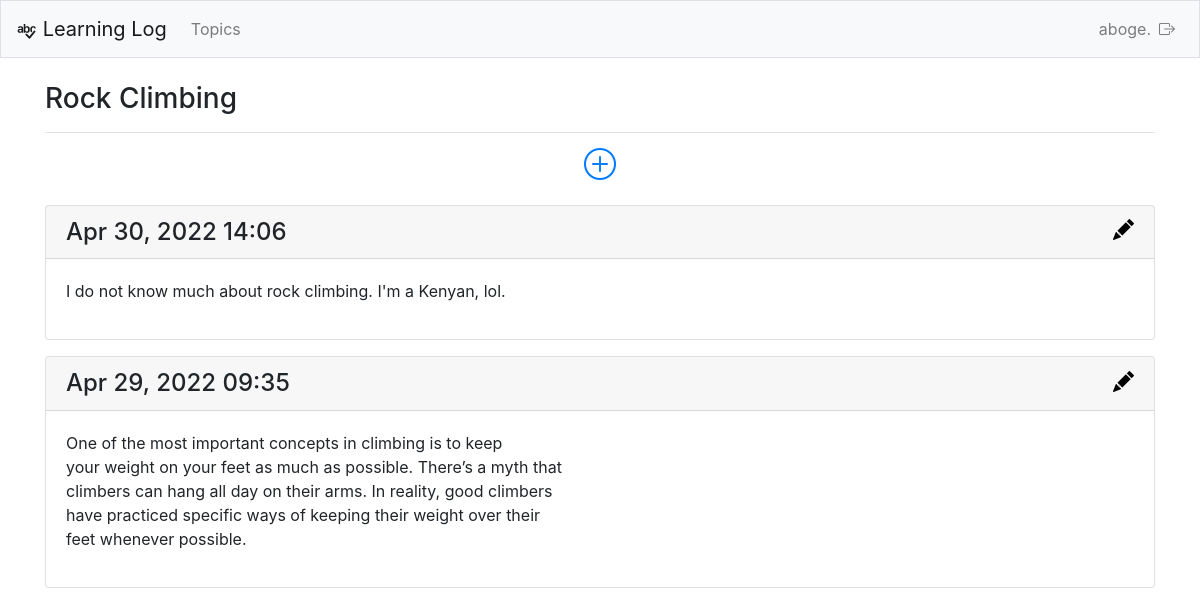
The app's page /topics/2/ (signed in), older data.
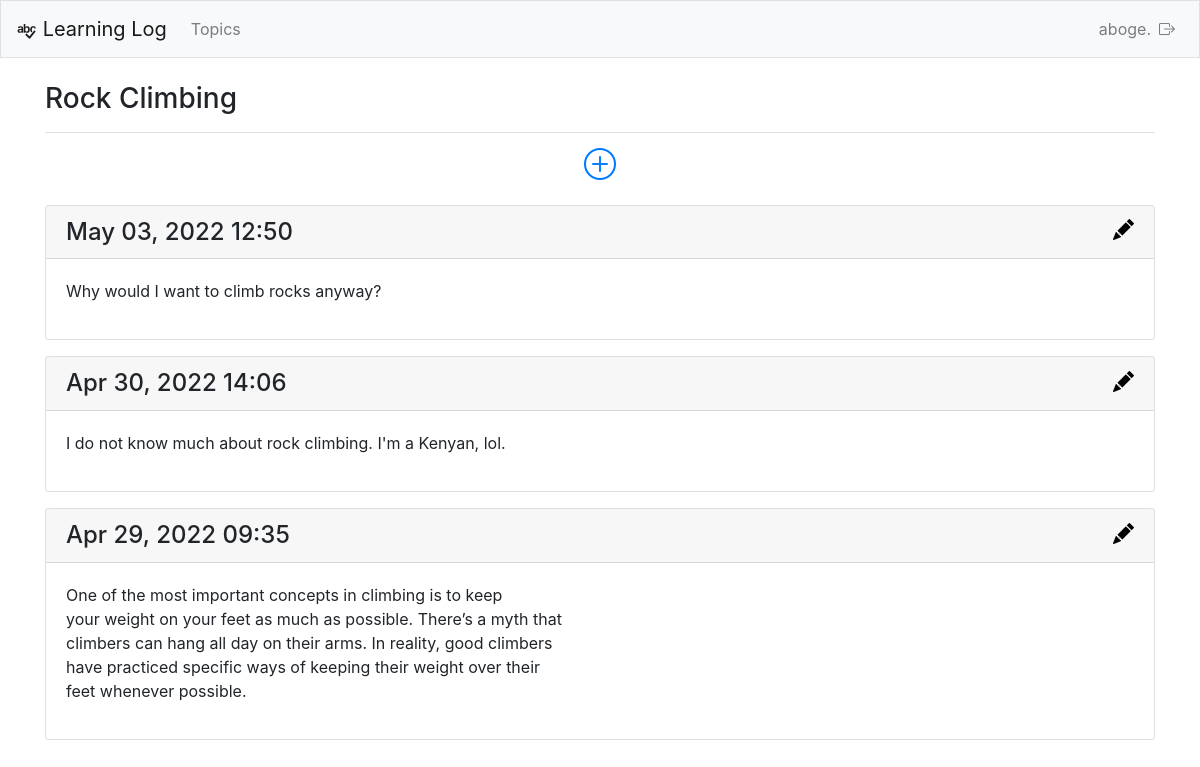
The same page, newer data.
### learning_logs/models.py (models this page shows, shortened)
class Entry(models.Model):
    topic = models.ForeignKey(Topic, on_delete=models.CASCADE)
    text = models.TextField()
    date_added = models.DateTimeField(auto_now_add=True)
    class Meta:
        verbose_name_plural = 'entries'

### learning_logs/views.py (the view)
# urls.py: path('topics/<int:topic_id>/', views.topic, name='topic'),
@login_required
def topic(request, topic_id):
    topic = Topic.objects.get(id=topic_id)
    if topic.owner != request.user:
        raise Http404
    entries = topic.entry_set.order_by('-date_added')
    context = {'topic': topic, 'entries': entries}
    return render(request, 'learning_logs/topic.html', context)

### learning_logs/models.py (called while the page is built)
    def __str__(self):
        return self.text

### learning_logs/templates/learning_logs/topic.html
{% extends 'learning_logs/base.html' %}
{% block page_header %}
    <h3>{{ topic }}</h3>
{% endblock page_header %}
{% block content %}
<p class="text-center"><a href="{% url 'learning_logs:new_entry' topic.id %}"><i title="Add Entry" style="font-size: 2rem;" class="bi-plus-circle m-3"></i> </a></p>
{% for entry in entries %}
    <div class="card mb-3">
        <h4 class="card-header d-flex justify-content-between">
        {{ entry.date_added|date:'M d, Y H:i' }}
        <small><a href="{% url 'learning_logs:edit_entry' entry.id %}"><i title="Edit" style="color: black;" class="bi-pencil-fill"></i></a>
        </small></h4>
    <div class="card-body">
        {{ entry.text|linebreaks }}
    </div>
    </div>
        {% empty %}
        <p>There are no entries for this topic yet.</p>
{% endfor %}
{% endblock content %}

Row changes from the older to the newer data that the page shows:
added Entry: date_added "May 03, 2022 12:50", text "Why would I want to climb rocks anyway?"
